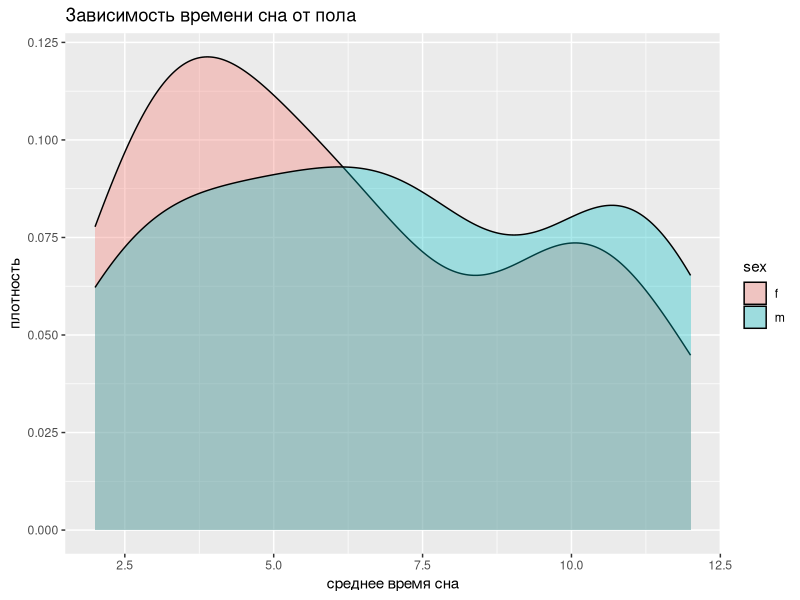

Write the R code that produced this figure.
## ---- chunk 1
library(stringr)
library(tidyverse)
library(tidyr)
library(readr)
library(stringi)
library(stringr)
## ---- chunk 2
is.odd <- function(str) {
  return(nchar(str) %% 2 != 0)
}

is.odd(c('odd', 'even', ''))
## ---- chunk 3
sleep.data <- read_csv('data/1.1_sleep_hours.csv')
sleep.data %>% 
  separate(code, c('sex', 'year'), sep = '__') %>% 
  ggplot(aes(sleep_hours, fill = sex)) +
  geom_density(alpha = 1/3) +
  ggtitle('Зависимость времени сна от пола') +
  xlab('среднее время сна') +
  ylab('плотность')
## ---- chunk 4
ordering_in_locales <- function(ch1, ch2) {
  str <- c(ch1, ch2)
  loc <- stri_locale_list()
  return(table(sapply(loc, function(x) {paste(stringr::str_sort(str, locale = x), collapse = '_')})))
}

ordering_in_locales('i', 'и')
## ---- chunk 5
is.palindrome <- function(str) {
  #return(str == stri_reverse(str))
  return(str == paste(rev(str_split(str, pattern = '', simplify = T)), collapse = ''))
}

is.palindrome('топот')
is.palindrome('топор')
## ---- chunk 6
mirror_case <- function(str) {
  str <- str_split(str, pattern = '', simplify = T)
  up <- grepl('[[:upper:]]', str)
  low <- grepl('[[:lower:]]', str)
  str[up] <- str_to_lower(str[up])
  str[low] <- str_to_upper(str[low])
  return(paste(str, collapse = ''))
}

mirror_case('ЖиЛи БыЛи ТрИ мЕдВеДя')
